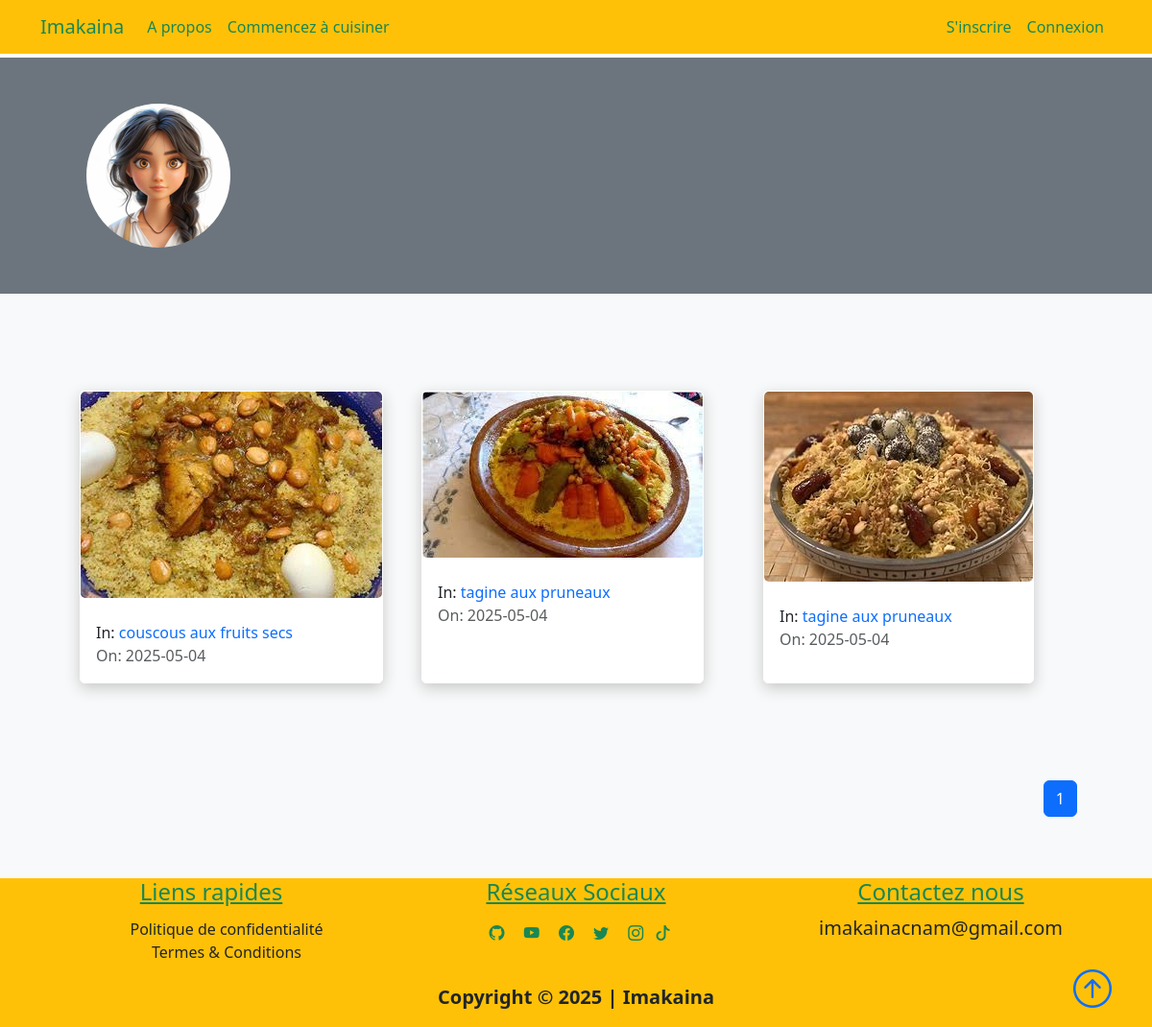
Screenshot of /author/lina with the database file from the repository.
### projet/models.py (models this page shows, shortened)
class User(db.Model, UserMixin):
    id = db.Column(db.Integer, primary_key=True, autoincrement=True)
    fname = db.Column(db.String(25), nullable=False)
    lname = db.Column(db.String(25), nullable=False)
    username = db.Column(db.String(25), unique=True, nullable=False)
    email = db.Column(db.String(125), unique=True, nullable=False)
    image_file = db.Column(db.String(20), nullable=False, default="default.png")
    bio = db.Column(db.Text, nullable=True)
    password = db.Column(db.String(60), nullable=False)
    recettes = db.relationship("Recette", backref="author", lazy=True)

class Recette(db.Model):
    id = db.Column(db.Integer, primary_key=True, autoincrement=True)
    title = db.Column(db.String(100), nullable=False)
    date_posted = db.Column(db.DateTime, nullable=False, default=datetime.utcnow)
    content = db.Column(db.Text, nullable=False)
    thumbnail = db.Column(
        db.String(20), nullable=False, default="default_thumbnail.jpg"
    )
    slug = db.Column(db.String(32), nullable=False)
    user_id = db.Column(db.Integer, db.ForeignKey("user.id"), nullable=False)
    plat_id = db.Column(db.Integer, db.ForeignKey("plat.id"), nullable=False)

class Plat(db.Model):
    id = db.Column(db.Integer, primary_key=True, autoincrement=True)
    title = db.Column(db.String(50), unique=True, nullable=False)
    description = db.Column(db.String(150), nullable=False)
    icon = db.Column(db.String(20), nullable=False, default="default_icon.jpg")
    recettes = db.relationship("Recette", backref="plat_name", lazy=True)

### projet/users/routes.py (the view)
@users.route("/author/<string:username>", methods=["GET"])
def author(username):
    user = User.query.filter_by(username=username).first_or_404()
    page = request.args.get("page", 1, type=int)
    recettes = (
        Recette.query.filter_by(author=user)
        .order_by(Recette.date_posted.desc())
        .paginate(page=page, per_page=6)
    )
    return render_template("author.html", recettes=recettes, user=user)

### projet/templates/author.html (shortened to what this page needs)
{% extends "layout.html"%}
{% block content %}
<div class="container-fluid bg-secondary">
    <div class="container">
        <div class="row p-5">
            <div class="col-6">
                <img class="rounded-circle" src="{{url_for('static', filename='user_pics/' + user.image_file)}}" alt="">
            </div>
            <div class="col-6">
            </div>
        </div>
    </div>
</div>
<section class="bg-light">
    <div class="container p-5">
        <div class="row">
            {% for recette in recettes.items %}
            <div class="col-sm-12 col-md-6 col-lg-4 pb-5 d-flex align-items-stretch">
                <div class="card recette">
                    <img src="{{url_for('static', filename='recette_thumbnails/'+recette.thumbnail)}}" class="card-img">
                    <div class="card-body d-flex flex-column">
                        <h5 class="card-title">
                            <a class="text-decoration-none text-dark"
                                href="{{url_for('recettes.recette', recette_slug=recette.slug, plat=recette.plat_name.title)}}"</a>
                        </h5>
                        <p class="card-text mb-0">In:
                            <a href="{{url_for('plats.plat', plat_title=recette.plat_name.title)}}"
                                class="link">{{recette.plat_name.title}}</a>
                        </p>
                        <span class="text-muted">On: {{recette.date_posted.strftime('%Y-%m-%d')}}</span>
                    </div>
                </div>
            </div>
            {% endfor %}
            <nav class="mt-5" aria-label="...">
                <ul class="pagination" style="display: flex; justify-content: flex-end">
                    {% for page_num in recettes.iter_pages(left_edge=1, right_edge=1, left_current=1, right_current=2) %}
                    {% if page_num %}
                    {% if recettes.page == page_num %}
                    <li class="page-item active">
                        <a href="{{url_for('users.author', username=user.username, page=page_num)}}"
                            class="page-link">{{page_num}}</a>
                    </li>
                    {%else%}
                    <li class="page-item">
                        <a href="{{url_for('users.author', username=user.username, page=page_num)}}"
                            class="page-link">{{page_num}}</a>
                    </li>
                    {%endif%}
                    {% else %}
                    <span class="mx-2">...</span>
                    {% endif %}
                    {% endfor %}
                </ul>
            </nav>
        </div>
    </div>
</section>
{% endblock content%}

### projet/static/main.css (style rules this page uses)
body::before { display: block; content: ''; height: 60px; }
.card { transition: 0.7s ease; box-shadow: 0 5px 15px rgba(1 1 1/ 15); border-radius: 5px; margin: 5px; }
.recette { box-shadow: 0 5px 15px rgba(200 200 200/ 15); border-radius: 5px; border: 1px solid #fff; }
.link { text-decoration: none; }

### rows the page displays
User: image_file (picture)
Recette: thumbnail (picture), plat_name "couscous aux fruits secs", date_posted "2025-05-04"
Recette: thumbnail (picture), plat_name "tagine aux pruneaux", date_posted "2025-05-04"
Recette: thumbnail (picture), plat_name "tagine aux pruneaux", date_posted "2025-05-04"

### other values shown
{{ page_num }} "1"
